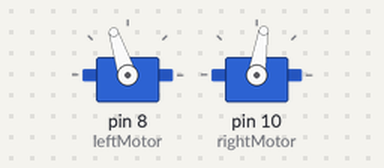
Simulated run of this sketch. Board: Arduino Uno, built with avr-gcc and run on an emulated ATmega328P. On the bench: 2 × servo. What the sketch prints to the serial monitor is not drawn.

Above: at 15.05 s.
At 31.45 s:
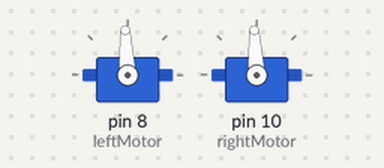
Timing chart, 0 to 36.5 s (numbered marks = the images above):
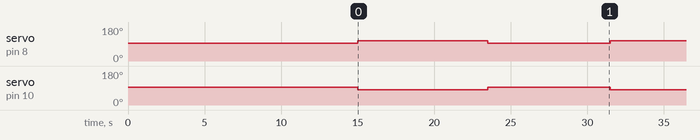

The sketch:

updatedMotorMovement.ino
```cpp
//Compute magnetic heading from the MMC5983MA

//Required Libraries
#include <Wire.h> //Click here to get the library: http://librarymanager/All#SparkFun_MMC5983MA
#include <Servo.h>

//SFE_MMC5983MA myMag;                            //Magnetometer name
Servo servoR;           // Set up left motor
Servo servoL;           // Set up right motor
byte leftMotor = 8;     // Left motor pin
byte rightMotor = 10;   // Right motor pin


int moveSpeed = 125;
int buffer = 100;

int rightBuf = 30;
int leftBuf = 0;

int rightForward = moveSpeed+rightBuf;
int leftForward = -(moveSpeed + leftBuf);

void setup()
{

    //-----------------------------
    // Magnetometer Set up
    //-----------------------------

    Serial.begin(115200);                       //Set baud rate to 115200
    Serial.println("MMC5983MA Magnetometer");

   // Wire.begin();


    //-----------------------------
    // Motor Set up
    //-----------------------------

    //Setting up the output pins to left and right motor, respectively
    servoL.attach(leftMotor);
    servoR.attach(rightMotor);

    servoL.writeMicroseconds(1500); // send "stop" signal to ESC.
    servoR.writeMicroseconds(1500);
    //Maximum foward movement: 1900
    //Maximum backward movement: 1100
    //Stop: 1500
    //Speed depends on how close you are to the maximum

    //delay(7000); // delay to allow the ESC to recognize the stopped signal
    delay(15000);


}

void loop()
{
forwardMove(8500);
delay(8000);
}

void clockwiseMove(int time){
  //Move left motor forward and right motor backward
  servoR.writeMicroseconds(1500 - rightForward);
  servoL.writeMicroseconds(1500 + leftForward);

  //Time to do this for
  delay(time);
  stopMove();
}

void counterClockwiseMove(int time){
  //Move right motor forward and left motor backward
  servoL.writeMicroseconds(1500 - leftForward);
  servoR.writeMicroseconds(1500 + rightForward);

  //Time to do this for
  delay(time);
  stopMove();
}

void forwardMove(int time){
  //Move the motors forward
  servoL.writeMicroseconds(1500 + rightForward);
  servoR.writeMicroseconds(1500 + leftForward);

  //Time to do this for
  delay(time);
  stopMove();
}

void backwardMove(int time){
  //Move the motors backward
  servoL.writeMicroseconds(1500 - rightForward);
  servoR.writeMicroseconds(1500 - leftForward);

  //Time to do this for
  delay(time);
  stopMove();
}

void stopMove(){
  //Stop both motors
  servoR.writeMicroseconds(1500);
  servoL.writeMicroseconds(1500);
}
```

Measured:
- by itself, servo on pin 8 (leftMotor): alternates 108° for 8.5 s and 93° for 8.0 s
- by itself, servo on pin 10 (rightMotor): alternates 93° for 8.0 s and 81° for 8.5 s
